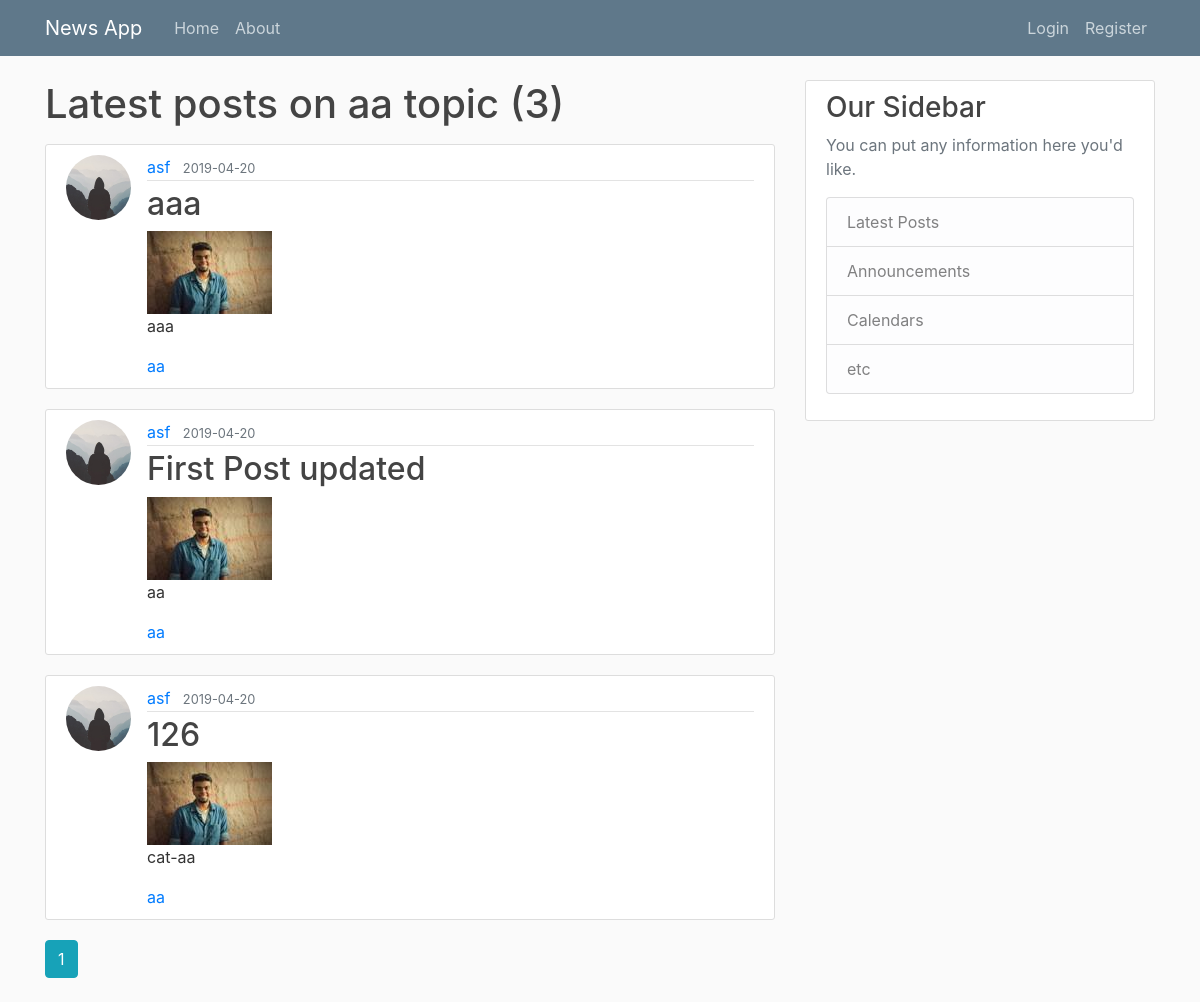
Screenshot of /post/aa with the database file from the repository.
### flaskblog/models.py (models this page shows, shortened)
class Post(db.Model):
    id = db.Column(db.Integer, primary_key=True)
    title = db.Column(db.String(100), nullable=False)
    date_posted = db.Column(db.DateTime, nullable=False,
                            default=datetime.utcnow)
    content = db.Column(db.Text, nullable=False)
    user_id = db.Column(db.Integer, db.ForeignKey('user.id'), nullable=False)
    image_file = db.Column(db.String(20), nullable=False,
                           default='default1.jpg')
    category = db.Column(db.String(20), nullable=False)

class User(db.Model, UserMixin):
    id = db.Column(db.Integer, primary_key=True)
    username = db.Column(db.String(20), unique=True, nullable=False)
    email = db.Column(db.String(120), unique=True, nullable=False)
    image_file = db.Column(db.String(20), nullable=False,
                           default='default.jpg')
    password = db.Column(db.String(60), nullable=False)
    posts = db.relationship('Post', backref='author', lazy=True)

### flaskblog/posts/routes.py (the view)
@posts.route("/post/<string:category>")
def cat_post(category):
    page = request.args.get('page', 1, type=int)
    posts = Post.query.filter_by(category=category).order_by(
        Post.date_posted.desc()).paginate(page=page, per_page=5)
    return render_template('cat_post.html', posts=posts, category=category)

### flaskblog/templates/cat_post.html
{% extends "layout.html" %} {% block content %}
<h1 class="mb-3">Latest posts on {{ category }} topic ({{ posts.total }})</h1>
{% for post in posts.items %}
<article class="media content-section">
  <img src="{{ url_for('static',filename='profile_pics/' + post.author.image_file) }}" alt=""
    class="rounded-circle article-img" />
  <div class="media-body">
    <div class="article-metadata">
      <a class="mr-2"
        href="{{ url_for('users.user_posts', username=post.author.username) }}">{{ post.author.username }}</a>
      <small class="text-muted">{{
        post.date_posted.strftime("%Y-%m-%d")
      }}</small>
    </div>
    <h2>
      <a class="article-title" href="{{ url_for('posts.post',post_id=post.id) }}">{{
        post.title
      }}</a>
    </h2>
    <img src="{{ url_for('static',filename='profile_pics/' + post.image_file) }}" alt="" class="responsive" />
    <p class="article-content">{{ post.content }}</p>
    <a class="" href="{{ url_for('posts.cat_post', category=post.category) }}">{{ post.category }}</a>
  </div>
</article>
{% endfor %} {% for page_num in posts.iter_pages(left_edge=1, right_edge=1,
left_current=1, right_current=2) %} {% if page_num %} {% if posts.page ==
page_num %}
<a class="btn btn-info mb-4"
  href="{{ url_for('posts.cat_post', category =category, page=page_num)}}">{{ page_num }}</a>
{% else %}
<a class="btn btn-outline-info mb-4"
  href="{{ url_for('posts.cat_post', category=category, page=page_num)}}">{{ page_num }}</a>
{% endif %} {% else %} ... {% endif %} {% endfor %} {% endblock content %}

### flaskblog/static/main.css (style rules this page uses)
body { background: #fafafa; color: #333333; margin-top: 5rem; }
h1, h2, h3, h4, h5, h6 { color: #444444; }
.content-section { background: #ffffff; padding: 10px 20px; border: 1px solid #dddddd; border-radius: 3px; margin-bottom: 20px; }
.article-title { color: #444444; }
.article-content { white-space: pre-line; }
.article-img { height: 65px; width: 65px; margin-right: 16px; }
.article-metadata { padding-bottom: 1px; margin-bottom: 4px; border-bottom: 1px solid #e3e3e3 }

### rows the page displays
Post: image_file (placeholder picture), author.username "asf", date_posted "2019-04-20", title "aaa", content "aaa", category "aa"
Post: image_file (placeholder picture), author.username "asf", date_posted "2019-04-20", title "First Post updated", content "aa", category "aa"
Post: image_file (placeholder picture), author.username "asf", date_posted "2019-04-20", title "126", content "cat-aa", category "aa"

### other values shown
{{ category }} "aa"
{{ posts.total }} "3"
{{ page_num }} "1"
